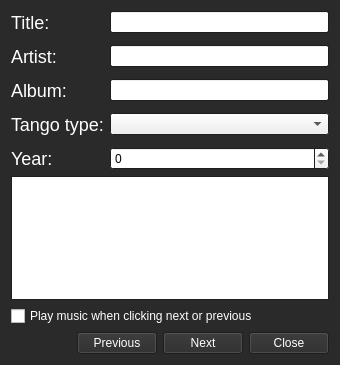
<?xml version="1.0" encoding="UTF-8"?>
<ui version="4.0">
 <class>details</class>
 <widget class="QWidget" name="details">
  <property name="windowModality">
   <enum>Qt::WindowModal</enum>
  </property>
  <property name="geometry">
   <rect>
    <x>0</x>
    <y>0</y>
    <width>340</width>
    <height>365</height>
   </rect>
  </property>
  <property name="palette">
   <palette>
    <active>
     <colorrole role="Base">
      <brush brushstyle="SolidPattern">
       <color alpha="255">
        <red>255</red>
        <green>255</green>
        <blue>255</blue>
       </color>
      </brush>
     </colorrole>
     <colorrole role="Window">
      <brush brushstyle="SolidPattern">
       <color alpha="255">
        <red>42</red>
        <green>42</green>
        <blue>42</blue>
       </color>
      </brush>
     </colorrole>
    </active>
    <inactive>
     <colorrole role="Base">
      <brush brushstyle="SolidPattern">
       <color alpha="255">
        <red>255</red>
        <green>255</green>
        <blue>255</blue>
       </color>
      </brush>
     </colorrole>
     <colorrole role="Window">
      <brush brushstyle="SolidPattern">
       <color alpha="255">
        <red>42</red>
        <green>42</green>
        <blue>42</blue>
       </color>
      </brush>
     </colorrole>
    </inactive>
    <disabled>
     <colorrole role="Base">
      <brush brushstyle="SolidPattern">
       <color alpha="255">
        <red>42</red>
        <green>42</green>
        <blue>42</blue>
       </color>
      </brush>
     </colorrole>
     <colorrole role="Window">
      <brush brushstyle="SolidPattern">
       <color alpha="255">
        <red>42</red>
        <green>42</green>
        <blue>42</blue>
       </color>
      </brush>
     </colorrole>
    </disabled>
   </palette>
  </property>
  <property name="windowTitle">
   <string>Song Properties</string>
  </property>
  <property name="windowIcon">
   <iconset>
    <normaloff>img/logo-djtango.svg</normaloff>img/logo-djtango.svg</iconset>
  </property>
  <layout class="QVBoxLayout" name="verticalLayout">
   <item>
    <layout class="QFormLayout" name="formLayout">
     <property name="fieldGrowthPolicy">
      <enum>QFormLayout::AllNonFixedFieldsGrow</enum>
     </property>
     <item row="0" column="0">
      <widget class="QLabel" name="labelPropTitle">
       <property name="styleSheet">
        <string notr="true">QLabel{
	color:white;
	font-size: 18px;
}</string>
       </property>
       <property name="text">
        <string>Title:</string>
       </property>
      </widget>
     </item>
     <item row="0" column="1">
      <widget class="QLineEdit" name="lineEditTitle"/>
     </item>
     <item row="1" column="0">
      <spacer name="verticalSpacer">
       <property name="orientation">
        <enum>Qt::Vertical</enum>
       </property>
       <property name="sizeHint" stdset="0">
        <size>
         <width>20</width>
         <height>10</height>
        </size>
       </property>
      </spacer>
     </item>
     <item row="2" column="0">
      <widget class="QLabel" name="labelPropArtist">
       <property name="styleSheet">
        <string notr="true">QLabel{
	color:white;
	font-size: 18px;
}</string>
       </property>
       <property name="text">
        <string>Artist:</string>
       </property>
      </widget>
     </item>
     <item row="2" column="1">
      <widget class="QLineEdit" name="lineEditArtist"/>
     </item>
     <item row="3" column="0">
      <spacer name="verticalSpacer_2">
       <property name="orientation">
        <enum>Qt::Vertical</enum>
       </property>
       <property name="sizeHint" stdset="0">
        <size>
         <width>20</width>
         <height>10</height>
        </size>
       </property>
      </spacer>
     </item>
     <item row="4" column="0">
      <widget class="QLabel" name="labelPropAlbum">
       <property name="styleSheet">
        <string notr="true">QLabel{
	color:white;
	font-size: 18px;
}</string>
       </property>
       <property name="text">
        <string>Album:</string>
       </property>
      </widget>
     </item>
     <item row="4" column="1">
      <widget class="QLineEdit" name="lineEditAlbum"/>
     </item>
     <item row="5" column="0">
      <spacer name="verticalSpacer_3">
       <property name="orientation">
        <enum>Qt::Vertical</enum>
       </property>
       <property name="sizeHint" stdset="0">
        <size>
         <width>20</width>
         <height>10</height>
        </size>
       </property>
      </spacer>
     </item>
     <item row="6" column="0">
      <widget class="QLabel" name="labelPropGenre">
       <property name="styleSheet">
        <string notr="true">QLabel{
	color:white;
	font-size: 18px;
}</string>
       </property>
       <property name="text">
        <string>Tango type:</string>
       </property>
      </widget>
     </item>
     <item row="6" column="1">
      <widget class="QComboBox" name="comboBoxTangoType"/>
     </item>
     <item row="7" column="0">
      <spacer name="verticalSpacer_4">
       <property name="orientation">
        <enum>Qt::Vertical</enum>
       </property>
       <property name="sizeHint" stdset="0">
        <size>
         <width>20</width>
         <height>10</height>
        </size>
       </property>
      </spacer>
     </item>
     <item row="8" column="0">
      <widget class="QLabel" name="labelPropYear">
       <property name="styleSheet">
        <string notr="true">QLabel{
	color:white;
	font-size: 18px;
}</string>
       </property>
       <property name="text">
        <string>Year:</string>
       </property>
      </widget>
     </item>
     <item row="8" column="1">
      <widget class="QSpinBox" name="spinBoxYear">
       <property name="maximum">
        <number>99999</number>
       </property>
      </widget>
     </item>
    </layout>
   </item>
   <item>
    <layout class="QVBoxLayout" name="verticalLayout_2">
     <item>
      <widget class="QTextEdit" name="textPath">
       <property name="textInteractionFlags">
        <set>Qt::TextSelectableByKeyboard|Qt::TextSelectableByMouse</set>
       </property>
      </widget>
     </item>
     <item>
      <widget class="QCheckBox" name="checkBoxPlayMusic">
       <property name="focusPolicy">
        <enum>Qt::NoFocus</enum>
       </property>
       <property name="styleSheet">
        <string notr="true">QCheckBox{
	color:white;
}</string>
       </property>
       <property name="text">
        <string>Play music when clicking next or previous</string>
       </property>
      </widget>
     </item>
    </layout>
   </item>
   <item>
    <layout class="QHBoxLayout" name="horizontalLayout">
     <item>
      <spacer name="horizontalSpacer">
       <property name="orientation">
        <enum>Qt::Horizontal</enum>
       </property>
       <property name="sizeHint" stdset="0">
        <size>
         <width>40</width>
         <height>20</height>
        </size>
       </property>
      </spacer>
     </item>
     <item>
      <widget class="QPushButton" name="previousButton">
       <property name="sizePolicy">
        <sizepolicy hsizetype="Fixed" vsizetype="Fixed">
         <horstretch>0</horstretch>
         <verstretch>0</verstretch>
        </sizepolicy>
       </property>
       <property name="focusPolicy">
        <enum>Qt::NoFocus</enum>
       </property>
       <property name="styleSheet">
        <string notr="true">QPushButton#previousButton{
	background-color: #2a2a2a;
	color: white;
 }
QPushButton:disabled {
     color: grey;
	background-color: red;
}
QPushButton:on {
        background: red;
}</string>
       </property>
       <property name="text">
        <string>Previous</string>
       </property>
       <property name="shortcut">
        <string>Up</string>
       </property>
      </widget>
     </item>
     <item>
      <widget class="QPushButton" name="nextButton">
       <property name="sizePolicy">
        <sizepolicy hsizetype="Fixed" vsizetype="Fixed">
         <horstretch>0</horstretch>
         <verstretch>0</verstretch>
        </sizepolicy>
       </property>
       <property name="focusPolicy">
        <enum>Qt::NoFocus</enum>
       </property>
       <property name="styleSheet">
        <string notr="true">QPushButton#nextButton{
	background-color: #2a2a2a;
	color: white;
 }</string>
       </property>
       <property name="text">
        <string>Next</string>
       </property>
       <property name="shortcut">
        <string>Down</string>
       </property>
      </widget>
     </item>
     <item>
      <widget class="QPushButton" name="closeButton">
       <property name="sizePolicy">
        <sizepolicy hsizetype="Fixed" vsizetype="Fixed">
         <horstretch>0</horstretch>
         <verstretch>0</verstretch>
        </sizepolicy>
       </property>
       <property name="palette">
        <palette>
         <active>
          <colorrole role="WindowText">
           <brush brushstyle="SolidPattern">
            <color alpha="255">
             <red>255</red>
             <green>255</green>
             <blue>255</blue>
            </color>
           </brush>
          </colorrole>
          <colorrole role="Button">
           <brush brushstyle="SolidPattern">
            <color alpha="255">
             <red>42</red>
             <green>42</green>
             <blue>42</blue>
            </color>
           </brush>
          </colorrole>
          <colorrole role="Text">
           <brush brushstyle="SolidPattern">
            <color alpha="255">
             <red>255</red>
             <green>255</green>
             <blue>255</blue>
            </color>
           </brush>
          </colorrole>
          <colorrole role="ButtonText">
           <brush brushstyle="SolidPattern">
            <color alpha="255">
             <red>255</red>
             <green>255</green>
             <blue>255</blue>
            </color>
           </brush>
          </colorrole>
          <colorrole role="Base">
           <brush brushstyle="SolidPattern">
            <color alpha="255">
             <red>42</red>
             <green>42</green>
             <blue>42</blue>
            </color>
           </brush>
          </colorrole>
          <colorrole role="Window">
           <brush brushstyle="SolidPattern">
            <color alpha="255">
             <red>42</red>
             <green>42</green>
             <blue>42</blue>
            </color>
           </brush>
          </colorrole>
          <colorrole role="Highlight">
           <brush brushstyle="SolidPattern">
            <color alpha="0">
             <red>240</red>
             <green>119</green>
             <blue>70</blue>
            </color>
           </brush>
          </colorrole>
         </active>
         <inactive>
          <colorrole role="WindowText">
           <brush brushstyle="SolidPattern">
            <color alpha="255">
             <red>255</red>
             <green>255</green>
             <blue>255</blue>
            </color>
           </brush>
          </colorrole>
          <colorrole role="Button">
           <brush brushstyle="SolidPattern">
            <color alpha="255">
             <red>42</red>
             <green>42</green>
             <blue>42</blue>
            </color>
           </brush>
          </colorrole>
          <colorrole role="Text">
           <brush brushstyle="SolidPattern">
            <color alpha="255">
             <red>255</red>
             <green>255</green>
             <blue>255</blue>
            </color>
           </brush>
          </colorrole>
          <colorrole role="ButtonText">
           <brush brushstyle="SolidPattern">
            <color alpha="255">
             <red>255</red>
             <green>255</green>
             <blue>255</blue>
            </color>
           </brush>
          </colorrole>
          <colorrole role="Base">
           <brush brushstyle="SolidPattern">
            <color alpha="255">
             <red>42</red>
             <green>42</green>
             <blue>42</blue>
            </color>
           </brush>
          </colorrole>
          <colorrole role="Window">
           <brush brushstyle="SolidPattern">
            <color alpha="255">
             <red>42</red>
             <green>42</green>
             <blue>42</blue>
            </color>
           </brush>
          </colorrole>
          <colorrole role="Highlight">
           <brush brushstyle="SolidPattern">
            <color alpha="0">
             <red>240</red>
             <green>119</green>
             <blue>70</blue>
            </color>
           </brush>
          </colorrole>
         </inactive>
         <disabled>
          <colorrole role="WindowText">
           <brush brushstyle="SolidPattern">
            <color alpha="255">
             <red>255</red>
             <green>255</green>
             <blue>255</blue>
            </color>
           </brush>
          </colorrole>
          <colorrole role="Button">
           <brush brushstyle="SolidPattern">
            <color alpha="255">
             <red>42</red>
             <green>42</green>
             <blue>42</blue>
            </color>
           </brush>
          </colorrole>
          <colorrole role="Text">
           <brush brushstyle="SolidPattern">
            <color alpha="255">
             <red>255</red>
             <green>255</green>
             <blue>255</blue>
            </color>
           </brush>
          </colorrole>
          <colorrole role="ButtonText">
           <brush brushstyle="SolidPattern">
            <color alpha="255">
             <red>255</red>
             <green>255</green>
             <blue>255</blue>
            </color>
           </brush>
          </colorrole>
          <colorrole role="Base">
           <brush brushstyle="SolidPattern">
            <color alpha="255">
             <red>42</red>
             <green>42</green>
             <blue>42</blue>
            </color>
           </brush>
          </colorrole>
          <colorrole role="Window">
           <brush brushstyle="SolidPattern">
            <color alpha="255">
             <red>42</red>
             <green>42</green>
             <blue>42</blue>
            </color>
           </brush>
          </colorrole>
          <colorrole role="Highlight">
           <brush brushstyle="SolidPattern">
            <color alpha="255">
             <red>240</red>
             <green>240</green>
             <blue>240</blue>
            </color>
           </brush>
          </colorrole>
         </disabled>
        </palette>
       </property>
       <property name="focusPolicy">
        <enum>Qt::NoFocus</enum>
       </property>
       <property name="styleSheet">
        <string notr="true">QPushButton#closeButton{
	background-color: #2a2a2a;
	color: white;
 }</string>
       </property>
       <property name="text">
        <string>Close</string>
       </property>
       <property name="shortcut">
        <string>Return, Enter</string>
       </property>
       <property name="autoDefault">
        <bool>false</bool>
       </property>
       <property name="default">
        <bool>false</bool>
       </property>
       <property name="flat">
        <bool>false</bool>
       </property>
      </widget>
     </item>
    </layout>
   </item>
  </layout>
 </widget>
 <resources/>
 <connections/>
</ui>
